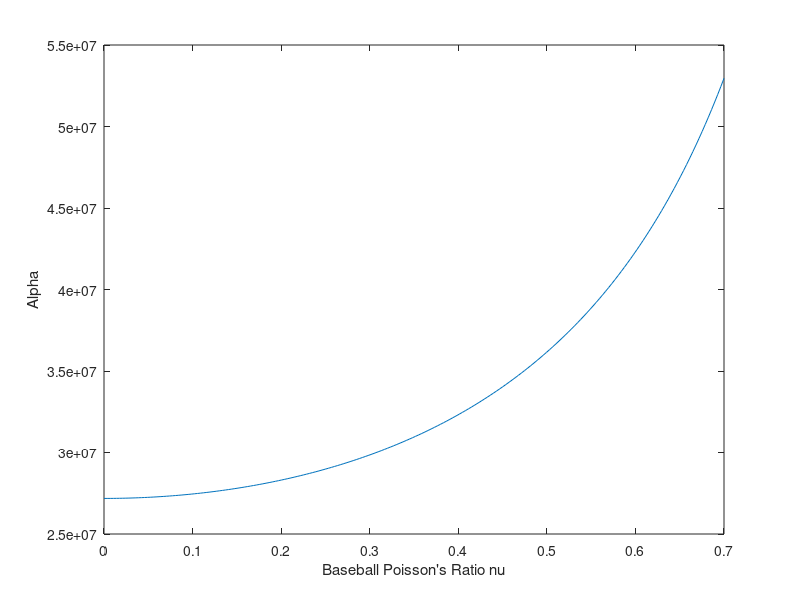

MATLAB code to generate this figure: (Note: this script raises an error after producing the figure.)
%% Solving Hertzian Contact Stress
close;
clear;
clc;

% Options
test_nu1    = 1;

% Constants     (1 = baseball, 2 = ice)
R   = 2.9;          % in
E1  = 10*10^3;      % psi
E2  = 1320*10^3;    % psi
nu2 = 0.33;         % unitless
m1  = 0.3203;       % lbm, [0.3125, 0.3281]
if (test_nu1)
    nu1_min     = 0;
    nu1_max     = 0.7;
    N_nu        = 200;
    nu1     = linspace(nu1_min,nu1_max,N_nu);  % unitless
else
    nu1     = 0.3806;   % unitless, [0.3388,0.4225]
end

% Meshing Decisions
Nr  = 300;
d_test  = 0.5;  % in

% Plotting number
figNum  = 1;

% Conversions
lbf2base     = 32.17;    % ft*lbm/lbf/s^2
ft2in        = 12;       % in/ft

% Beginning maths
E_star  = 1./((1-nu1.^2)/E1 + (1-nu2.^2)/E2);   % psi
alpha   = 4*E_star*sqrt(R)*lbf2base*ft2in/3/m1; % 1/(sqrt(in)*s^2)

% Does Poisson's Ratio Matter?
if (test_nu1)
    figure(figNum);
    figNum = figNum + 1;
    clf;
    % plot(nu1, E_star);
    plot(nu1, alpha);
    xlabel("Baseball Poisson's Ratio nu");
    % ylabel("E_star");
    ylabel("Alpha");
end

% Find Pressure and Stuff at given d
[F, P_vec, r_vec]   = func_force_E_star(d_test, E_star, R, Nr);

% Plotting Pressure distribution
figure(figNum);
figNum  = figNum + 1;
clf;
r_vec_plt   = [-flip(r_vec(2:end)); r_vec];
if (test_nu1)
    % Getting three different nu values to check
    P_plt_ind   = ceil(linspace(1, N_nu, 5));
    hold on;
    legendStrs  = strings(1,length(P_plt_ind));
    for i = 1:length(P_plt_ind)
        ind     = P_plt_ind(i);
        P_vec_plt   = [flip(P_vec(2:end,ind)); P_vec(:,ind)];
        plot(r_vec_plt, P_vec_plt);
        legendStrs(i)   = "nu = " + nu1(ind);
    end
    % Plotting pressure for these nu values
    legend(legendStrs);
else
    % Plot
    P_vec_plt   = [flip(P_vec(2:end)); P_vec];
    plot(r_vec_plt, P_vec_plt);
end
xlabel("Radius from center of pressure circle (in)");
ylabel("Pressure (psi)");

% Finally doing the baseball one
d0      = 0;    % in
v_init_mph  = 200;  % mph
v_init  = v_init_mph*17.6; % in/s
v_vec0      = [d0, v_init];

% Time
t0  = 0;        % s
tf  = 0.0004;   % s
N_t     = 300;
delT    = (tf-t0)/(N_t-1);

% Solution
[v, t] = func_rk4(@(v,t)func_dvdt(v,t,alpha(1)), [t0, tf], v_vec0, delT);

% Analysis
d_vec   = v(:,1);
dddt_vec    = v(:,2);

% Chopping
t       = t(dddt_vec > 0);
d_vec   = d_vec(dddt_vec > 0);
dddt_vec    = dddt_vec(dddt_vec > 0);

% Finding pressures
[F_vec, P_mat, r_mat] = func_force(d_vec, E_star(1), R, Nr);

% Pressure Movie!
figure(figNum);
figNum = figNum + 1;
clf;
% Min/max
minR    = -max(r_mat, [], 'all');
maxR    = -minR;
minP    = min(P_mat, [], 'all');
maxP    = max(P_mat, [], 'all');
% Iteration
for i = 2:length(t)
    % Figure
    figure(figNum-1);
    % Extending r_plot and P_plot
    r_plot  = [-flip(r_mat(i,2:end)), r_mat(i,:)];
    P_plot  = [flip(P_mat(i,2:end)), P_mat(i,:)];
    % Plotting
    plot(r_plot, P_plot);
    xlabel("Distance from center (in)");
    ylabel("Pressure (ksi)");
    xlim([minR*1.1, maxR*1.1]);
    ylim([minP*1.1, maxP*1.1]);
    title("Time = " + round(t(i),6) + " s");
    pause(1/48);
end

% Deflection Plotting
figure(figNum);
figNum = figNum + 1;
clf;
plot(t, d_vec);
xlabel("Time (s)");
ylabel("Deflection into material (in)");

%% Helpful Functions
function [dvdt] = func_dvdt(v, t, alpha)
    % Variables
    x1  = v(1);
    x2  = v(2);

    % Differential
    if (x2 <= 0)
        x2  = 0;
        dvdt(2) = 0;
    else
        dvdt(2) = -alpha*x1^(3/2);
    end
    dvdt(1) = x2;

end

% For testing if E_star is important or not
function [F_vec, P_vec, r_vec] = func_force_E_star(d, E_star, R, Nr)
    % Find the force
    F_vec   = 4/3*E_star*sqrt(R)*sqrt(d^3);
    a       = sqrt(R*d);

    % Filling in r_mat
    r_vec   = linspace(0,a,Nr)';

    % Use the force
    p0_vec  = 3*F_vec./(2*pi*a.^2);     % N_t by Nr
    P_vec   = sqrt(1-r_vec.^2/a^2)*p0_vec;
end

% For timestepping oh boy yeah less go 
function [F_vec, P_mat, r_mat] = func_force(d_vec, E_star, R, Nr)
    % d_vec is a N_t by 1 vector
    % F will be a N_t by 1 vector
    % P_mat will be a N_t by Nr vector
    % r_mat will be a N_t by Nr vector

    % Find the force
    N_t     = length(d_vec);
    F_vec   = 4/3*E_star*sqrt(R)*sqrt(d_vec.^3);    % lbf
    F_vec   = F_vec / 1000;             % kip
    F_mat   = repmat(F_vec, 1, Nr);     % N_t by Nr
    a_vec   = sqrt(R*d_vec);
    a_mat   = repmat(a_vec, 1, Nr);     % N_t by Nr

    % Filling in r_mat
    r_mat   = zeros(N_t, Nr);
    for i = 1:N_t
        r_mat(i,:)  = linspace(0,a_vec(i),Nr);
    end

    % Use the force
    p0_mat  = 3*F_mat./(2*pi*a_mat.^2);     % N_t by Nr
    P_mat   = sqrt(1-r_mat.^2./a_mat.^2).*p0_mat;
end
